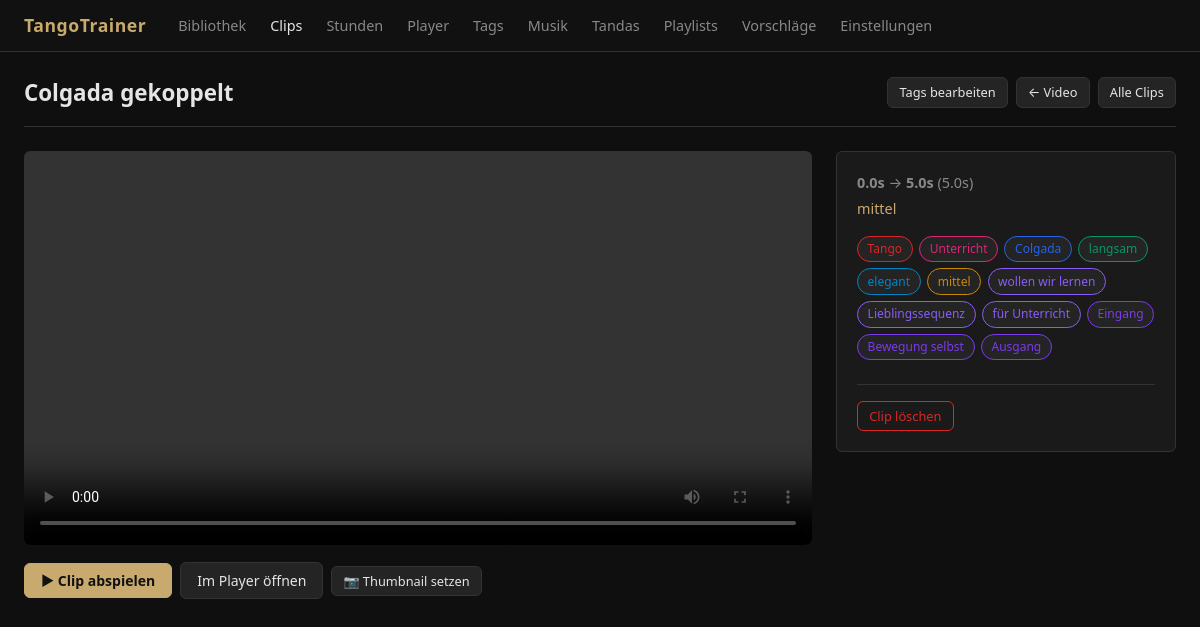
The page /clips/4 on the database its author committed.
### app/models.py (models this page shows)
class Clip(Base):
    __tablename__ = "clips"
    id = Column(Integer, primary_key=True, index=True)
    video_id = Column(Integer, ForeignKey("videos.id"), nullable=False)
    title = Column(String, nullable=False)
    start_seconds = Column(Float, nullable=False)
    end_seconds = Column(Float, nullable=False)
    notes = Column(Text)
    technical_notes = Column(Text)
    leader_notes = Column(Text)
    follower_notes = Column(Text)
    adaptation_notes = Column(Text)
    difficulty = Column(String)
    practice_status = Column(String)
    thumbnail_path = Column(String)
    default_speed = Column(Float, default=1.0)
    default_loop_count = Column(Integer, default=1)
    pause_after_seconds = Column(Integer, default=0)
    created_at = Column(DateTime, default=datetime.utcnow)
    updated_at = Column(DateTime, default=datetime.utcnow, onupdate=datetime.utcnow)
    video = relationship("Video", back_populates="clips")
    tags = relationship("Tag", secondary=clip_tags, back_populates="clips")
    practice_logs = relationship("PracticeLog", back_populates="clip")

class Tag(Base):
    __tablename__ = "tags"
    id = Column(Integer, primary_key=True, index=True)
    name = Column(String, nullable=False)
    category = Column(String, nullable=False)
    color = Column(String, default="#6b7280")
    clips = relationship("Clip", secondary=clip_tags, back_populates="tags")

### app/routers/clips.py (the view)
@router.get("/clips/{clip_id}", response_class=HTMLResponse)
def clip_detail(clip_id: int, request: Request, db: Session = Depends(get_db)):
    clip = db.query(Clip).filter(Clip.id == clip_id).first()
    if not clip:
        raise HTTPException(status_code=404, detail="Clip nicht gefunden")
    return templates.TemplateResponse("clip_detail.html", {"request": request, "clip": clip})

### app/templates/clip_detail.html (shortened to what this page needs)
{% extends "base.html" %}
{% block content %}
<div class="page-header">
  <h1 class="page-title">{{ clip.title }}</h1>
  <div style="display:flex; gap:0.5rem;">
    <a href="/clips/{{ clip.id }}/tags" class="btn btn-secondary btn-sm">Tags bearbeiten</a>
    <a href="/videos/{{ clip.video_id }}" class="btn btn-secondary btn-sm">← Video</a>
    <a href="/clips" class="btn btn-secondary btn-sm">Alle Clips</a>
  </div>
</div>
<div style="display:grid; grid-template-columns:1fr 340px; gap:1.5rem; align-items:start;">
  <div>
    <video controls preload="metadata"
           src="/videos/{{ clip.video_id }}/stream"
           id="clip-preview"
           style="width:100%; border-radius:6px; background:#000;">
    </video>
    <div style="margin-top:0.75rem; display:flex; gap:0.5rem; align-items:center; flex-wrap:wrap;">
      <button class="btn btn-primary" onclick="playClip()">▶ Clip abspielen</button>
      <a href="/player?clip_ids={{ clip.id }}" class="btn btn-secondary">Im Player öffnen</a>
      <button type="button" class="btn btn-secondary btn-sm"
              onclick="captureClipThumbnail({{ clip.id }})"
              title="Aktuelles Bild als Thumbnail setzen">
        📷 Thumbnail setzen
      </button>
    </div>
  </div>
  <div>
    <div class="clip-panel">
      <div class="clip-meta" style="font-size:0.9rem; margin-bottom:1rem;">
        <strong>{{ clip.start_seconds | round(1) }}s</strong> →
        <strong>{{ clip.end_seconds | round(1) }}s</strong>
        ({{ ((clip.end_seconds - clip.start_seconds)) | round(1) }}s)
        {% if clip.difficulty %}
        <br><span style="color:var(--accent); margin-top:0.3rem; display:inline-block;">{{ clip.difficulty }}</span>
        {% endif %}
      </div>
      <div class="tag-chips" style="margin-bottom:1rem;">
        {% for tag in clip.tags %}
        <span class="tag-chip" style="border-color:{{ tag.color }}; color:{{ tag.color }};">{{ tag.name }}</span>
        {% else %}
        <span style="color:var(--text-muted); font-size:0.85rem;">Keine Tags</span>
        {% endfor %}
      </div>
      <div style="margin-top:1.5rem; border-top:1px solid var(--border); padding-top:1rem;">
        <form method="post" action="/clips/{{ clip.id }}/delete"
              onsubmit="return confirm('Clip wirklich löschen?')">
          <button type="submit" class="btn btn-danger btn-sm">Clip löschen</button>
        </form>
      </div>
    </div>
  </div>
</div>
{% endblock %}

### app/static/css/style.css (style rules this page uses)
:root { --bg: #0f0f0f; --bg-card: #1a1a1a; --bg-input: #242424; --border: #333; --text: #e5e5e5; --text-muted: #888; --accent: #c8a96e; --accent-hover: #e0c080; --danger: #dc2626; --radius: 6px; --shadow: 0 2px 8px rgba(0,0,0,0.5); }
* { box-sizing: border-box; margin: 0; padding: 0; }
body { font-family: system-ui, -apple-system, sans-serif; background: var(--bg); color: var(--text); min-height: 100vh; font-size: 15px; line-height: 1.5; }
a { color: var(--accent); text-decoration: none; }
.page-header { display: flex; align-items: center; justify-content: space-between; margin-bottom: 1.5rem; padding-bottom: 1rem; border-bottom: 1px solid var(--border); }
.page-title { font-size: 1.4rem; font-weight: 600; }
.btn { display: inline-flex; align-items: center; gap: 0.4rem; padding: 0.45rem 1rem; border-radius: var(--radius); border: 1px solid transparent; font-size: 0.875rem; cursor: pointer; transition: background 0.15s, color 0.15s; font-family: inherit; }
.btn-primary { background: var(--accent); color: #111; border-color: var(--accent); font-weight: 600; }
.btn-secondary { background: var(--bg-input); color: var(--text); border-color: var(--border); }
.btn-danger { background: transparent; color: var(--danger); border-color: var(--danger); }
.btn-sm { padding: 0.3rem 0.7rem; font-size: 0.8rem; }
.clip-panel { background: var(--bg-card); border: 1px solid var(--border); border-radius: var(--radius); padding: 1.25rem; }
.clip-meta { font-size: 0.8rem; color: var(--text-muted); }
.tag-chips { display: flex; flex-wrap: wrap; gap: 0.4rem; margin-top: 0.5rem; }
.tag-chip { display: inline-block; padding: 0.2rem 0.6rem; border-radius: 999px; font-size: 0.75rem; font-weight: 500; background: var(--bg-input); border: 1px solid var(--border); color: var(--text); }

### rows shown on the page
Clip: title "Colgada gekoppelt", start_seconds "0.0", end_seconds "5.0", ((clip.end_seconds-clip.start_seconds))|round(1) "5.0", difficulty "mittel"
Tag: name "Tango"
Tag: name "Unterricht"
Tag: name "Colgada"
Tag: name "langsam"
Tag: name "elegant"
Tag: name "mittel"
Tag: name "wollen wir lernen"
Tag: name "Lieblingssequenz"
Tag: name "für Unterricht"
Tag: name "Eingang"
Tag: name "Bewegung selbst"
Tag: name "Ausgang"
